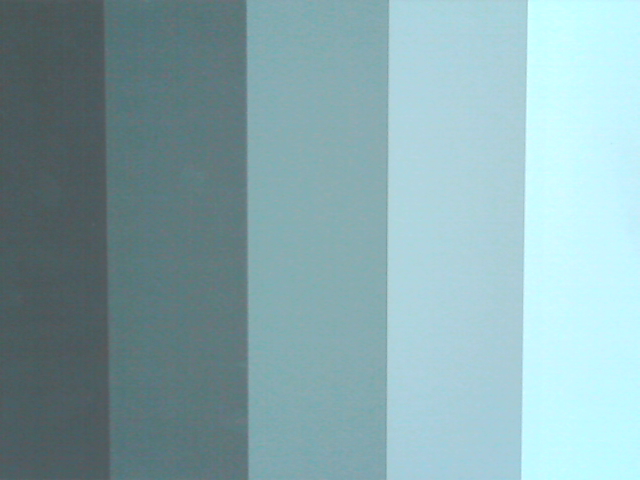
#> input picture data/Versuch1a.png, 640 x 480 px
$ python task1.2.py
#> lines starting #> are read from the running program, lines starting #| are printed output that depends on the picture
import numpy as np
import cv2

# ------------------------------ Aufgabe1.2 ------------------------------ #

vec = np.zeros((5, 4))
crop = ["crop1", "crop2", "crop3", "crop4", "crop5"]
ten = -1

image = cv2.imread('data/Versuch1a.png')
#> image is the input picture: shape (480, 640, 3); mean B, G, R 174.2, 168.6, 135.9
image = cv2.cvtColor(image, cv2.COLOR_BGR2GRAY)
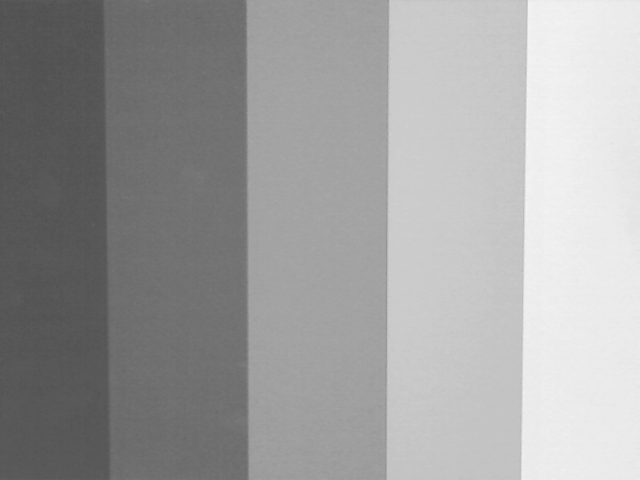
#> image: shape (480, 640); min 81, max 245, mean 159.5

vec[0, 0] = 0
vec[0, 1] = 480
vec[0, 2] = 105
vec[1, 0] = 111
vec[1, 1] = 480
vec[1, 2] = 135
vec[2, 0] = 249
vec[2, 1] = 480
vec[2, 2] = 137
vec[3, 0] = 389
vec[3, 1] = 480
vec[3, 2] = 132
vec[4, 0] = 529
vec[4, 1] = 480
vec[4, 2] = 111

for z in range(1, 6):
    ten += 1

    y = 0
    x = int(vec[ten, 0])
    h = int(vec[ten, 1])
    w = int(vec[ten, 2])

    crop[ten] = image[y:y + h, x:x + w]
    cv2.imshow("Crop" + str(z), crop[ten])
    cv2.imwrite("bild" + str(z) + ".png", crop[ten])
#> this loop made 5 passes
#> pass 2, `cv2.imshow("Crop" + str(z), crop[ten])`:
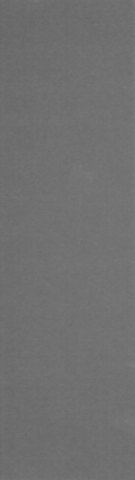
#> window 'Crop2': shape (480, 135); min 103, max 124, mean 112
#> after the loop, crop = 5 items; ten = 4

cv2.waitKey(0)
